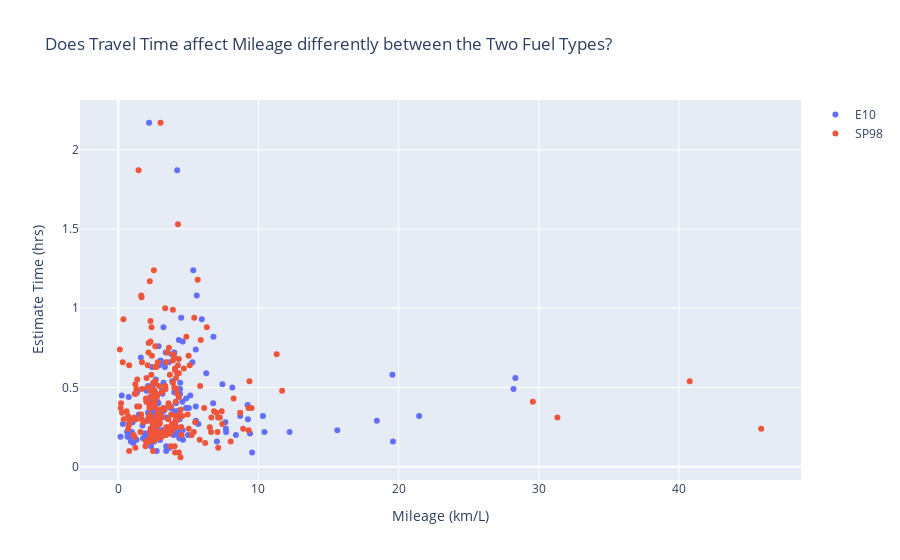

Write notebook code for a chart like this one.
### Markdown cell above
Now we will look for a relationship with travel time and mileage.

### Code cell
fig = go.Figure()
fig.add_trace(go.Scatter(x=e_mileage, y=df['estimate(hrs)'],
                    mode='markers', name='E10'))
fig.add_trace(go.Scatter(x=sp_mileage, y=df['estimate(hrs)'],
                    mode='markers', name='SP98'))
fig.update_layout(title='Does Travel Time affect Mileage differently between the Two Fuel Types?',
                   xaxis_title='Mileage (km/L)',
                   yaxis_title='Estimate Time (hrs)')
fig.show()

### Figure 1 — Plotly figure (JSON) as saved in the notebook; plotly's stock layout.template omitted (floating-point values rounded to 4 significant figures; data arrays with more than 128 entries replaced by an {"elided": "..."} marker saying what was removed)
{"data": [{"mode": "markers", "name": "E10", "type": "scatter", "x": {"elided": "160 float values"}, "y": {"elided": "388 float values"}}, {"mode": "markers", "name": "SP98", "type": "scatter", "x": {"elided": "228 float values"}, "y": {"elided": "388 float values"}}], "layout": {"title": {"text": "Does Travel Time affect Mileage differently between the Two Fuel Types?"}, "xaxis": {"title": {"text": "Mileage (km/L)"}}, "yaxis": {"title": {"text": "Estimate Time (hrs)"}}}}
